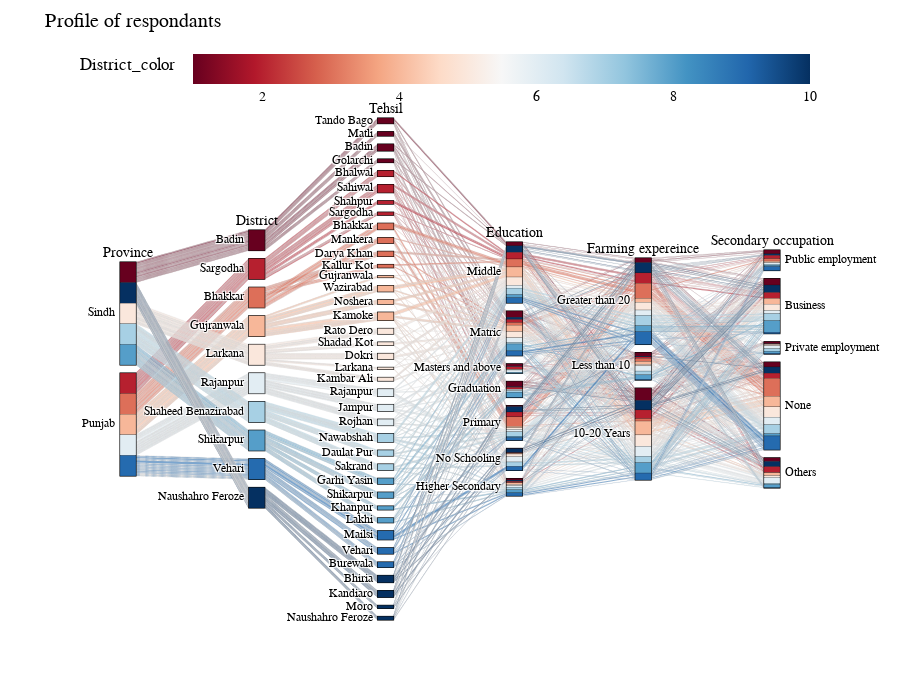

The notebook cell this image was saved under:
### Code cell
# make color legend horizontal (fig.update_layout(coloraxis=dict(colorbar=dict(x=0.0, xanchor='left')
fig = px.parallel_categories(df2, dimensions=['Province', 'District', 'Tehsil', 'Education', 'Farming expereince','Secondary occupation'], color='District_color', color_continuous_scale=px.colors.sequential.RdBu, labels={'count':'Number of farmers'})
fig.update_layout(title='Profile of respondants', xaxis_title='Category', yaxis_title='Number of respondants', width=900, height=700, font=dict(family='Arial', size=14, color='black'))
fig.update_traces(node=dict(line=dict(color='black', width=1.5)), selector=dict(type='sankey'))
fig.update_traces(node=dict(shape='circle'), selector=dict(type='sankey'))
fig.update_traces(node=dict(pad=50), selector=dict(type='sankey'))
fig.update_layout(coloraxis=dict(colorbar=dict(x=0.5, xanchor='center')))
fig.update_layout(coloraxis=dict(colorbar=dict(orientation='h')))
fig.show()

### Figure 1 — Plotly figure (JSON) as saved in the notebook; plotly's stock layout.template omitted (floating-point values rounded to 4 significant figures; data arrays with more than 128 entries replaced by an {"elided": "..."} marker saying what was removed)
{"data": [{"dimensions": [{"label": "Province", "values": {"elided": "800 str values"}}, {"label": "District", "values": {"elided": "800 str values"}}, {"label": "Tehsil", "values": {"elided": "800 str values"}}, {"label": "Education", "values": {"elided": "800 str values"}}, {"label": "Farming expereince", "values": {"elided": "800 str values"}}, {"label": "Secondary occupation", "values": {"elided": "800 str values"}}], "domain": {"x": [0, 1], "y": [0, 1]}, "line": {"color": {"elided": "800 int values"}, "coloraxis": "coloraxis"}, "name": "", "type": "parcats"}], "layout": {"coloraxis": {"colorbar": {"orientation": "h", "title": {"text": "District_color"}, "x": 0.5, "xanchor": "center"}, "colorscale": [[0, "rgb(103,0,31)"], [0.1, "rgb(178,24,43)"], [0.2, "rgb(214,96,77)"], [0.3, "rgb(244,165,130)"], [0.4, "rgb(253,219,199)"], [0.5, "rgb(247,247,247)"], [0.6, "rgb(209,229,240)"], [0.7, "rgb(146,197,222)"], [0.8, "rgb(67,147,195)"], [0.9, "rgb(33,102,172)"], [1, "rgb(5,48,97)"]]}, "font": {"color": "black", "family": "Arial", "size": 14}, "height": 700, "legend": {"tracegroupgap": 0}, "margin": {"t": 60}, "title": {"text": "Profile of respondants"}, "width": 900, "xaxis": {"title": {"text": "Category"}}, "yaxis": {"title": {"text": "Number of respondants"}}}}
